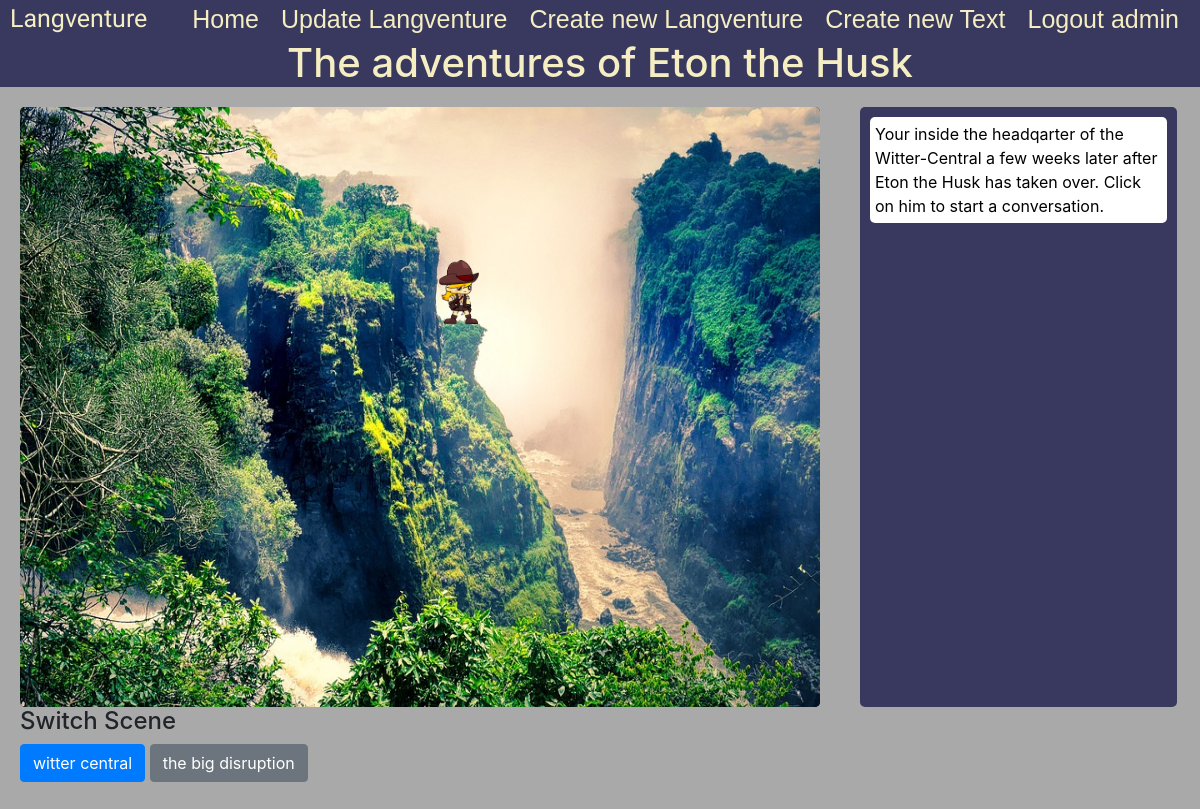
Page /story/1 (signed in) on the committed database.
### gapfiller/models.py (models this page shows)
class User(AbstractUser):
    pass

### story/models.py (models this page shows)
class Story(models.Model):
    name = models.TextField()
    finished = models.BooleanField(default=False)
    user = models.ForeignKey(User, on_delete=models.CASCADE, related_name="storys", default="")

class Actor(models.Model):
    scene = models.ForeignKey(Scene, blank=True, default=None, on_delete=models.CASCADE, related_name="actors")
    name = models.TextField()
    image = models.ImageField(blank=True, default=None, upload_to="images")
    scale = models.TextField(default="scale(1)")
    top = models.TextField(default="100px")
    left = models.TextField(default="50px")

class Scene(models.Model):
    story = models.ForeignKey(Story, blank=True, default=None, on_delete=models.CASCADE, related_name="scenes")
    name = models.TextField()
    background = models.ImageField(blank=True, default=None, upload_to="images")
    description = models.TextField(default="")

### story/views.py (the view)
# urls.py: path("", include('story.urls')),
@login_required
def story(request, id):
    story = Story.objects.get(pk=id)
    current_scene = story.scenes.all().first()
    user = request.user
    return render(request, "story/show.html", {
        "story": story,
        "current_scene": current_scene,
        "knowledge_items": user.knowledge_items.all()
    })

### story/templates/story/show.html (shortened to what this page needs)
{% extends "gapfiller/layout.html" %}
{% block body %}
    <div class="actor_title">
            <h1>{{ story.name }}</h1>
    </div>
    <div class="create_section" style="min-height:100%;">
        {% for actor in current_scene.actors.all %}
                <img class="actor"
                     src="{{ actor.image.url }}"
                     data-scale="{{ actor.scale }}"
                     data-top="{{ actor.top }}"
                     data-left="{{ actor.left }}"
                     data-charid = "{{ actor.id }}"
                     style="position:absolute; margin-top:0px;">
        {% endfor %}
        <div>
            <div class="left_actor_box"
                 id="bg"
                 data-sceneid="{{ current_scene_id }}"
                 style="background:black; width:800px">
                <img src="{{ current_scene.background.url }}" style="width:800px;height:600px;border-radius:5px;">
            </div>
            <div class="right_actor_box" id="dialog_field">
                <div class="inner_box" style="padding:5px;height:600px">
                    <div id="description_box"
                         style="background:white;margin:5px;border-radius:5px;color:black;padding:5px"
                    >
                        {{ current_scene.description }}
                    </div>
                </div>
            </div>
            <div>
                <h4>Switch Scene</h4>
                {% for scene in story.scenes.all %}
                    {% if scene.id == current_scene.id %}
                        <a href="{% url 'story_scene' story.id scene.id %}" class="btn btn-primary">{{scene.name}}</a>
                    {% else %}
                        <a href="{% url 'story_scene' story.id scene.id %}" class="btn btn-secondary">{{scene.name}}</a>
                    {% endif %}
                {% endfor %}
            </div>
        </div>
    </div>
{% endblock %}

### gapfiller/templates/gapfiller/layout.html (shortened to what this page needs)
{% load static %}
<html lang="en">
<head>
    <link
        rel="stylesheet"
        href="https://unpkg.com/purecss@2.0.3/build/pure-min.css"
    />
    <link
        rel="stylesheet"
        href="https://netdna.bootstrapcdn.com/font-awesome/4.0.3/css/font-awesome.css"
    />
    <link rel="stylesheet" href="https://cdn.jsdelivr.net/npm/bootstrap@4.3.1/dist/css/bootstrap.min.css">
    <link rel="stylesheet" href="{% static 'gapfiller/main_style.css' %}">
    <link rel="stylesheet" href="{% static 'gapfiller/story.css' %}">
</head>
<body>
    <div class="header">
            <div  class="header_title" >
                Langventure
            </div>
            {% if user.is_authenticated %}
                <a class="header_link btn" href="logout"> Logout {{ user.get_username }} </a>
                <a class="header_link btn" href="{% url 'create' %}"> Create new Text </a>
                <a class="header_link btn" href="{% url 'create_story' %}"> Create new Langventure </a>
                <a class="header_link btn" href="{% url 'update_menu' %}"> Update Langventure </a>
            {% else %}
                <a class="header_link btn" href="{% url 'login' %}"> Login </a>
            {% endif %}
            <a class="header_link btn" href="{% url 'index' %}"> Home </a>
    </div>
    <div class="body_container">
        {% block body %}
        {% endblock %}
    </div>
</body>
</html>

### gapfiller/static/gapfiller/main_style.css (style rules this page uses)
body { margin:0px; padding:0px; background-color:darkgrey; /'lightgrey;*/ height:100%; min-height: 100%; }
.header { color: #f5eec2; background-color: #39395f; margin:0px; padding:0px; padding-left: 10px; padding-right: 10px; position: fixed; top:0; width:100%; }
.header_title { color: #f5eec2; font-family: Sriracha; font-size: 25px; float: left; }
.header_link { margin:0px; padding:0px; padding-right: 10px; padding-left: 10px; font-family: Arial; color: #f5eec2; font-size: 25px; margin-left:auto; float: right; }
html { height: 100%; min-height: 100%; }
.body_container { margin-top: 45px; height: 100%; }
.create_section { margin: 20px; }

### gapfiller/static/gapfiller/story.css (style rules this page uses)
.actor_title { background: #39395f; text-align: center; margin: 0px; color:#f5eec2; padding:0px; margin-top:-6px; }
.left_actor_box { width: 80%; display: inline-block; margin: 0px; border-radius:5px; }
.right_actor_box { width: 20%; display: inline-block; float: right; }
.inner_box { margin-right: 3px; background: #39395f; border-radius: 5px; padding: 3px; color: #f5eec2; }

### rows in the picture
User: get_username "admin"
Story: name "The adventures of Eton the Husk"
Actor: image (picture)
Scene: background (picture), description "Your inside the headqarter of the Witter-Central a few weeks later after Eton the Husk has taken over. Click on him to start a conversation.", name "witter central"
Scene: name "the big disruption"
